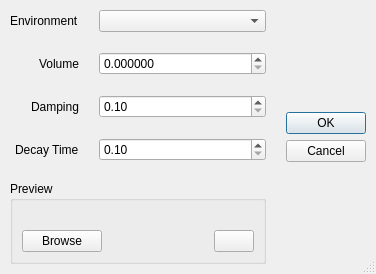
<?xml version="1.0" encoding="UTF-8"?>
<ui version="4.0">
 <class>fso::fred::dialogs::SoundEnvironmentDialog</class>
 <widget class="QDialog" name="fso::fred::dialogs::SoundEnvironmentDialog">
  <property name="windowModality">
   <enum>Qt::WindowModal</enum>
  </property>
  <property name="geometry">
   <rect>
    <x>0</x>
    <y>0</y>
    <width>376</width>
    <height>200</height>
   </rect>
  </property>
  <property name="windowTitle">
   <string>Sound Environment</string>
  </property>
  <property name="sizeGripEnabled">
   <bool>true</bool>
  </property>
  <property name="modal">
   <bool>true</bool>
  </property>
  <layout class="QHBoxLayout" name="horizontalLayout">
   <property name="spacing">
    <number>20</number>
   </property>
   <property name="leftMargin">
    <number>10</number>
   </property>
   <property name="topMargin">
    <number>10</number>
   </property>
   <property name="rightMargin">
    <number>10</number>
   </property>
   <property name="bottomMargin">
    <number>10</number>
   </property>
   <item>
    <layout class="QVBoxLayout" name="verticalLayout">
     <item>
      <layout class="QFormLayout" name="formLayout">
       <property name="labelAlignment">
        <set>Qt::AlignRight|Qt::AlignTrailing|Qt::AlignVCenter</set>
       </property>
       <item row="0" column="0">
        <widget class="QLabel" name="label">
         <property name="text">
          <string>Environment</string>
         </property>
        </widget>
       </item>
       <item row="0" column="1">
        <widget class="QComboBox" name="environmentComboBox"/>
       </item>
       <item row="1" column="0">
        <widget class="QLabel" name="label_2">
         <property name="text">
          <string>Volume</string>
         </property>
        </widget>
       </item>
       <item row="1" column="1">
        <widget class="QDoubleSpinBox" name="volumeSpinBox">
         <property name="decimals">
          <number>6</number>
         </property>
         <property name="maximum">
          <double>1.000000000000000</double>
         </property>
         <property name="singleStep">
          <double>0.001000000000000</double>
         </property>
        </widget>
       </item>
       <item row="2" column="0">
        <widget class="QLabel" name="label_3">
         <property name="text">
          <string>Damping</string>
         </property>
        </widget>
       </item>
       <item row="2" column="1">
        <widget class="QDoubleSpinBox" name="dampingSpinBox">
         <property name="minimum">
          <double>0.100000000000000</double>
         </property>
         <property name="maximum">
          <double>2.000000000000000</double>
         </property>
         <property name="singleStep">
          <double>0.010000000000000</double>
         </property>
        </widget>
       </item>
       <item row="3" column="0">
        <widget class="QLabel" name="label_4">
         <property name="text">
          <string>Decay Time</string>
         </property>
        </widget>
       </item>
       <item row="3" column="1">
        <widget class="QDoubleSpinBox" name="decaySpinBox">
         <property name="minimum">
          <double>0.100000000000000</double>
         </property>
         <property name="maximum">
          <double>20.000000000000000</double>
         </property>
        </widget>
       </item>
      </layout>
     </item>
     <item>
      <widget class="QGroupBox" name="groupBox">
       <property name="title">
        <string>Preview</string>
       </property>
       <layout class="QVBoxLayout" name="verticalLayout_4">
        <item>
         <widget class="QLabel" name="fileSelectionLabel">
          <property name="text">
           <string>&lt;No File Selected&gt;</string>
          </property>
         </widget>
        </item>
        <item>
         <layout class="QHBoxLayout" name="horizontalLayout_2">
          <item>
           <widget class="QPushButton" name="browseButton">
            <property name="text">
             <string>Browse</string>
            </property>
           </widget>
          </item>
          <item>
           <spacer name="horizontalSpacer">
            <property name="orientation">
             <enum>Qt::Horizontal</enum>
            </property>
            <property name="sizeHint" stdset="0">
             <size>
              <width>40</width>
              <height>20</height>
             </size>
            </property>
           </spacer>
          </item>
          <item>
           <widget class="QPushButton" name="playButton">
            <property name="text">
             <string/>
            </property>
            <property name="icon">
             <iconset resource="../resources/resources.qrc">
              <normaloff>:/images/play.bmp</normaloff>:/images/play.bmp</iconset>
            </property>
           </widget>
          </item>
         </layout>
        </item>
       </layout>
      </widget>
     </item>
    </layout>
   </item>
   <item>
    <widget class="QDialogButtonBox" name="okAndCancelButtons">
     <property name="orientation">
      <enum>Qt::Vertical</enum>
     </property>
     <property name="standardButtons">
      <set>QDialogButtonBox::Cancel|QDialogButtonBox::Ok</set>
     </property>
     <property name="centerButtons">
      <bool>true</bool>
     </property>
    </widget>
   </item>
  </layout>
 </widget>
 <resources>
  <include location="../resources/resources.qrc"/>
 </resources>
 <connections/>
</ui>
